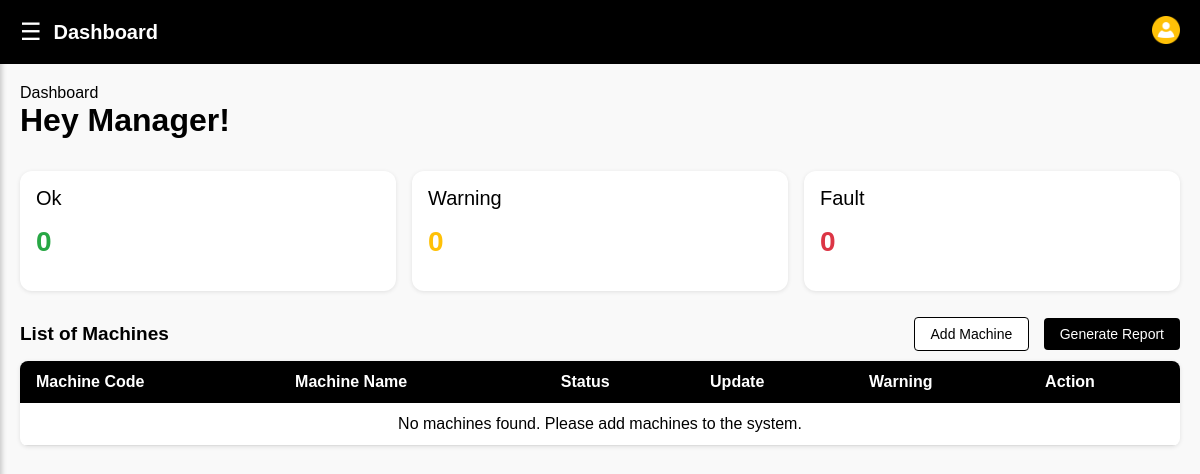
The app's page /manager/ (signed in), older data.
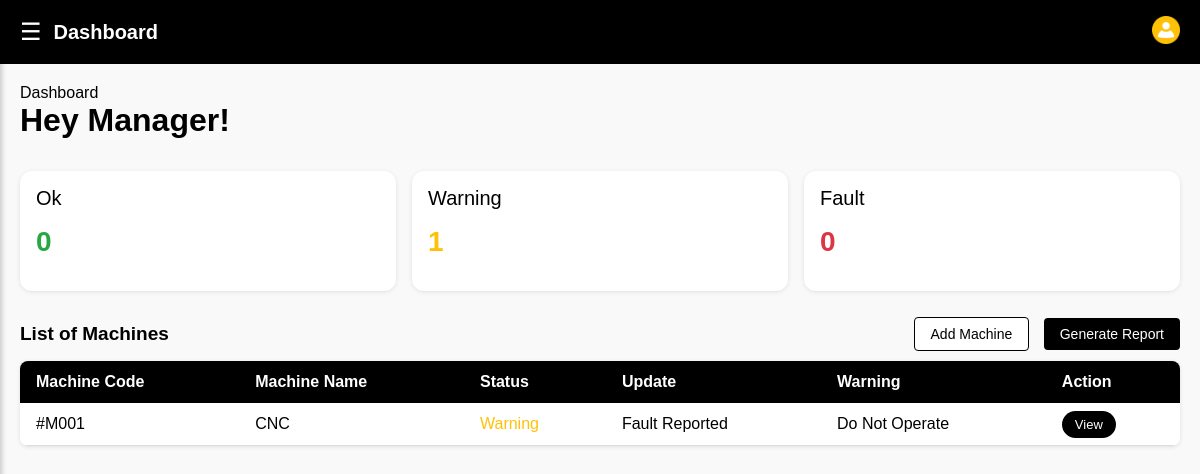
The same page, newer data.
### core/models.py (models this page shows, shortened)
class Machine(models.Model):
    STATUS_CHOICES = (
        ('ok', 'OK'),
        ('warning', 'Warning'),
        ('fault', 'Fault'),
    )
    code = models.CharField(max_length=10, unique=True)
    name = models.CharField(max_length=100)
    description = models.TextField()
    status = models.CharField(max_length=20, choices=STATUS_CHOICES, default='ok')
    update_text = models.CharField(max_length=255, default='Working Fine')
    warning_text = models.CharField(max_length=255, blank=True, null=True)
    image = models.ImageField(upload_to='machines/', blank=True, null=True)
    created_at = models.DateTimeField(auto_now_add=True)
    updated_at = models.DateTimeField(auto_now=True)

### core/views.py (the view)
# urls.py: path('manager/', views.manager_dashboard, name='manager'),
@login_required
@user_passes_test(is_manager)
def manager_dashboard(request):
    status_counts = Machine.objects.values('status').annotate(count=Count('status'))
    status_dict = {item['status']: item['count'] for item in status_counts}
    machines = Machine.objects.all().order_by('code')
    context = {
        'ok_count': status_dict.get('ok', 0),
        'warning_count': status_dict.get('warning', 0),
        'fault_count': status_dict.get('fault', 0),
        'machines': machines,
    }
    return render(request, 'core/manager-dashboard.html', context)

### core/views.py (called while the page is built)
def is_manager(user):
    return user.is_authenticated and user.user_type == 'manager'

### core/templates/core/manager-dashboard.html (shortened to what this page needs)
{% extends 'core/base.html' %}
{% load static %}
{% block extra_css %}<link rel="stylesheet" href="{% static 'css/manager.css' %}">{% endblock %}
{% block content %}
{% include 'core/navbar.html' %}
{% block navbar_title %}Dashboard{% endblock %}
<h1>Hey Manager!</h1>
<div class="Statustile">
    <div class="card"><div class="status">Ok</div><div class="workingfine"><h1>{{ ok_count }}</h1></div></div>
    <div class="card"><div class="status">Warning</div><div class="inwarning"><h1>{{ warning_count }}</h1></div></div>
    <div class="card"><div class="status">Fault</div><div class="underfault"><h1>{{ fault_count }}</h1></div></div>
</div>
<div class="listofmachines">
    <h2>List of Machines</h2>
    <div>
        <a href="{% url 'add-machine' %}" class="addmachine" style="margin-right: 10px;">Add Machine</a>
        <a href="{% url 'generate-report' %}" class="generatebutton">Generate Report</a>
    </div>
</div>
<table>
    <thead>
        <tr><th>Machine Code</th><th>Machine Name</th><th>Status</th><th>Update</th><th>Warning</th><th>Action</th></tr>
    </thead>
    <tbody>
        {% for machine in machines %}
        <tr>
            <td>#{{ machine.code }}</td>
            <td>{{ machine.name }}</td>
            <td class="{{ machine.status }}">{{ machine.get_status_display }}</td>
            <td>{{ machine.update_text }}</td>
            <td>{{ machine.warning_text|default:"None" }}</td>
            <td><a href="{% url 'machine-detail' machine_id=machine.id %}" class="viewbutton">View</a></td>
        </tr>
        {% empty %}
        <tr>
            <td colspan="6" style="text-align: center;">No machines found. Please add machines to the system.</td>
        </tr>
        {% endfor %}
    </tbody>
</table>
{% endblock %}

Row changes from the older to the newer data that the page shows:
added Machine: code "M001", name "CNC", status "Warning", update_text "Fault Reported", warning_text "Do Not Operate"
Text that changed along with them:
{{ warning_count }}: "0" → "1"
text no longer shown: "No machines found. Please add machines to the system."
